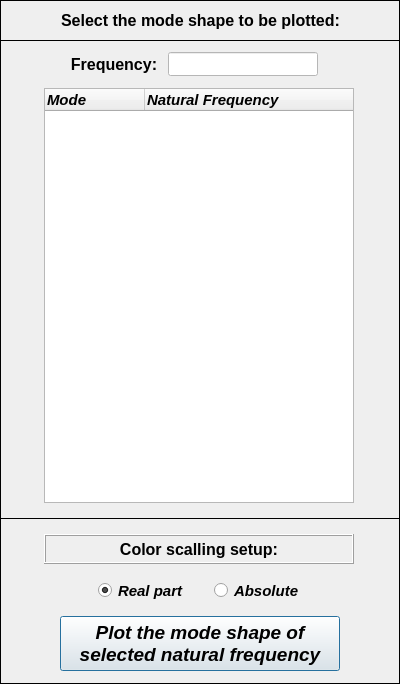
<?xml version="1.0" encoding="UTF-8"?>
<ui version="4.0">
 <class>Dialog</class>
 <widget class="QDialog" name="Dialog">
  <property name="windowModality">
   <enum>Qt::NonModal</enum>
  </property>
  <property name="geometry">
   <rect>
    <x>0</x>
    <y>0</y>
    <width>400</width>
    <height>684</height>
   </rect>
  </property>
  <property name="sizePolicy">
   <sizepolicy hsizetype="Fixed" vsizetype="Fixed">
    <horstretch>0</horstretch>
    <verstretch>0</verstretch>
   </sizepolicy>
  </property>
  <property name="minimumSize">
   <size>
    <width>400</width>
    <height>665</height>
   </size>
  </property>
  <property name="maximumSize">
   <size>
    <width>400</width>
    <height>700</height>
   </size>
  </property>
  <property name="contextMenuPolicy">
   <enum>Qt::DefaultContextMenu</enum>
  </property>
  <property name="windowTitle">
   <string>Plot mode shapes</string>
  </property>
  <property name="windowIcon">
   <iconset>
    <normaloff>../../../../../../Downloads/load - Copia.png</normaloff>../../../../../../Downloads/load - Copia.png</iconset>
  </property>
  <property name="whatsThis">
   <string/>
  </property>
  <widget class="QFrame" name="frame_2">
   <property name="geometry">
    <rect>
     <x>0</x>
     <y>40</y>
     <width>400</width>
     <height>479</height>
    </rect>
   </property>
   <property name="sizeIncrement">
    <size>
     <width>400</width>
     <height>0</height>
    </size>
   </property>
   <property name="baseSize">
    <size>
     <width>400</width>
     <height>0</height>
    </size>
   </property>
   <property name="frameShape">
    <enum>QFrame::Box</enum>
   </property>
   <property name="frameShadow">
    <enum>QFrame::Plain</enum>
   </property>
   <widget class="QTreeWidget" name="treeWidget">
    <property name="geometry">
     <rect>
      <x>44</x>
      <y>48</y>
      <width>310</width>
      <height>415</height>
     </rect>
    </property>
    <property name="minimumSize">
     <size>
      <width>310</width>
      <height>415</height>
     </size>
    </property>
    <property name="maximumSize">
     <size>
      <width>310</width>
      <height>415</height>
     </size>
    </property>
    <property name="font">
     <font>
      <family>Arial</family>
      <pointsize>11</pointsize>
      <weight>75</weight>
      <italic>true</italic>
      <bold>true</bold>
     </font>
    </property>
    <column>
     <property name="text">
      <string>Mode</string>
     </property>
    </column>
    <column>
     <property name="text">
      <string notr="true">Natural Frequency</string>
     </property>
    </column>
   </widget>
   <widget class="QLineEdit" name="lineEdit_natural_frequency">
    <property name="enabled">
     <bool>true</bool>
    </property>
    <property name="geometry">
     <rect>
      <x>168</x>
      <y>12</y>
      <width>150</width>
      <height>24</height>
     </rect>
    </property>
    <property name="font">
     <font>
      <family>Arial</family>
      <pointsize>12</pointsize>
      <weight>75</weight>
      <italic>true</italic>
      <bold>true</bold>
     </font>
    </property>
    <property name="styleSheet">
     <string notr="true">background-color: rgb(255, 255, 255);
color: rgb(0, 0, 0);</string>
    </property>
    <property name="alignment">
     <set>Qt::AlignCenter</set>
    </property>
   </widget>
   <widget class="QLabel" name="label_4">
    <property name="geometry">
     <rect>
      <x>64</x>
      <y>12</y>
      <width>100</width>
      <height>24</height>
     </rect>
    </property>
    <property name="font">
     <font>
      <family>Arial</family>
      <pointsize>12</pointsize>
      <weight>75</weight>
      <bold>true</bold>
     </font>
    </property>
    <property name="text">
     <string>Frequency:</string>
    </property>
    <property name="alignment">
     <set>Qt::AlignCenter</set>
    </property>
   </widget>
  </widget>
  <widget class="QFrame" name="frame">
   <property name="geometry">
    <rect>
     <x>0</x>
     <y>0</y>
     <width>400</width>
     <height>41</height>
    </rect>
   </property>
   <property name="minimumSize">
    <size>
     <width>400</width>
     <height>0</height>
    </size>
   </property>
   <property name="maximumSize">
    <size>
     <width>400</width>
     <height>16777215</height>
    </size>
   </property>
   <property name="frameShape">
    <enum>QFrame::Box</enum>
   </property>
   <property name="frameShadow">
    <enum>QFrame::Plain</enum>
   </property>
   <property name="lineWidth">
    <number>1</number>
   </property>
   <widget class="QLabel" name="label">
    <property name="geometry">
     <rect>
      <x>10</x>
      <y>4</y>
      <width>381</width>
      <height>33</height>
     </rect>
    </property>
    <property name="font">
     <font>
      <family>Arial</family>
      <pointsize>12</pointsize>
      <weight>75</weight>
      <italic>false</italic>
      <bold>true</bold>
     </font>
    </property>
    <property name="text">
     <string>Select the mode shape to be plotted:</string>
    </property>
    <property name="textFormat">
     <enum>Qt::AutoText</enum>
    </property>
    <property name="alignment">
     <set>Qt::AlignCenter</set>
    </property>
   </widget>
  </widget>
  <widget class="QFrame" name="frame_3">
   <property name="geometry">
    <rect>
     <x>0</x>
     <y>518</y>
     <width>400</width>
     <height>166</height>
    </rect>
   </property>
   <property name="frameShape">
    <enum>QFrame::Box</enum>
   </property>
   <property name="frameShadow">
    <enum>QFrame::Plain</enum>
   </property>
   <widget class="QWidget" name="horizontalLayoutWidget">
    <property name="geometry">
     <rect>
      <x>88</x>
      <y>58</y>
      <width>237</width>
      <height>29</height>
     </rect>
    </property>
    <layout class="QHBoxLayout" name="horizontalLayout">
     <item>
      <widget class="QRadioButton" name="radioButton_real_part">
       <property name="enabled">
        <bool>true</bool>
       </property>
       <property name="minimumSize">
        <size>
         <width>100</width>
         <height>21</height>
        </size>
       </property>
       <property name="maximumSize">
        <size>
         <width>100</width>
         <height>21</height>
        </size>
       </property>
       <property name="font">
        <font>
         <family>Arial</family>
         <pointsize>11</pointsize>
         <weight>75</weight>
         <italic>true</italic>
         <bold>true</bold>
         <stylestrategy>PreferAntialias</stylestrategy>
        </font>
       </property>
       <property name="focusPolicy">
        <enum>Qt::ClickFocus</enum>
       </property>
       <property name="text">
        <string>Real part</string>
       </property>
       <property name="checked">
        <bool>true</bool>
       </property>
      </widget>
     </item>
     <item>
      <widget class="QRadioButton" name="radioButton_abs">
       <property name="minimumSize">
        <size>
         <width>100</width>
         <height>21</height>
        </size>
       </property>
       <property name="maximumSize">
        <size>
         <width>100</width>
         <height>21</height>
        </size>
       </property>
       <property name="font">
        <font>
         <family>Arial</family>
         <pointsize>11</pointsize>
         <weight>75</weight>
         <italic>true</italic>
         <bold>true</bold>
         <stylestrategy>PreferAntialias</stylestrategy>
        </font>
       </property>
       <property name="focusPolicy">
        <enum>Qt::ClickFocus</enum>
       </property>
       <property name="text">
        <string>Absolute</string>
       </property>
       <property name="checked">
        <bool>false</bool>
       </property>
      </widget>
     </item>
    </layout>
   </widget>
   <widget class="QLabel" name="label_6">
    <property name="geometry">
     <rect>
      <x>44</x>
      <y>16</y>
      <width>310</width>
      <height>30</height>
     </rect>
    </property>
    <property name="minimumSize">
     <size>
      <width>310</width>
      <height>30</height>
     </size>
    </property>
    <property name="maximumSize">
     <size>
      <width>310</width>
      <height>30</height>
     </size>
    </property>
    <property name="font">
     <font>
      <family>Arial</family>
      <pointsize>12</pointsize>
      <weight>75</weight>
      <italic>false</italic>
      <bold>true</bold>
     </font>
    </property>
    <property name="frameShape">
     <enum>QFrame::Box</enum>
    </property>
    <property name="frameShadow">
     <enum>QFrame::Raised</enum>
    </property>
    <property name="midLineWidth">
     <number>0</number>
    </property>
    <property name="text">
     <string>Color scalling setup:</string>
    </property>
    <property name="alignment">
     <set>Qt::AlignCenter</set>
    </property>
   </widget>
   <widget class="QPushButton" name="pushButton">
    <property name="geometry">
     <rect>
      <x>60</x>
      <y>98</y>
      <width>280</width>
      <height>55</height>
     </rect>
    </property>
    <property name="minimumSize">
     <size>
      <width>280</width>
      <height>32</height>
     </size>
    </property>
    <property name="maximumSize">
     <size>
      <width>280</width>
      <height>55</height>
     </size>
    </property>
    <property name="font">
     <font>
      <family>Arial</family>
      <pointsize>14</pointsize>
      <weight>75</weight>
      <italic>true</italic>
      <bold>true</bold>
     </font>
    </property>
    <property name="text">
     <string>Plot the mode shape of 
selected natural frequency</string>
    </property>
   </widget>
  </widget>
 </widget>
 <resources/>
 <connections/>
</ui>
